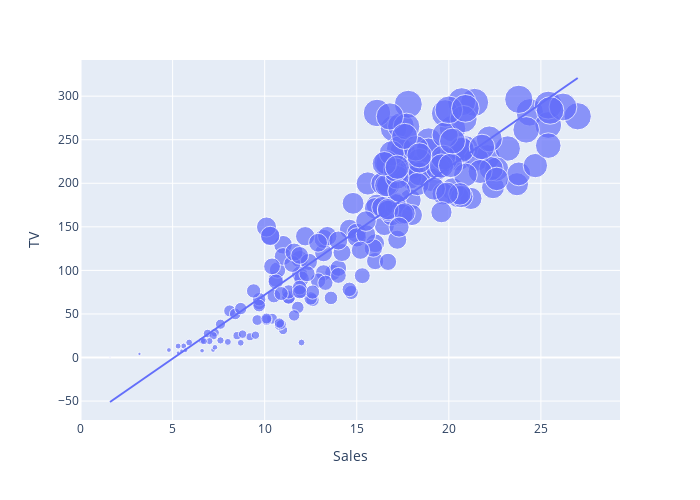

The code cell stored with this chart in its notebook:
### Code cell
import plotly.express as px
import plotly.graph_objects as go

# TV - Sales scatterplot
figure = px.scatter(data_frame = data, x = "Sales", y = "TV", size = "TV", trendline = "ols", height = 500, width = 700)
figure.show()

### Figure 1 — Plotly figure (JSON) as saved in the notebook; plotly's stock layout.template omitted (floating-point values rounded to 4 significant figures; data arrays with more than 128 entries replaced by an {"elided": "..."} marker saying what was removed)
{"data": [{"hovertemplate": "Sales=%{x}<br>TV=%{marker.size}<extra></extra>", "legendgroup": "", "marker": {"color": "#636efa", "size": {"elided": "200 float values"}, "sizemode": "area", "sizeref": 0.741, "symbol": "circle"}, "mode": "markers", "name": "", "orientation": "v", "showlegend": false, "type": "scatter", "x": {"elided": "200 float values"}, "xaxis": "x", "y": {"elided": "200 float values"}, "yaxis": "y"}, {"hovertemplate": "<b>OLS trendline</b><br>TV = 14.6431 * Sales + -74.5148<br>R<sup>2</sup>=0.812176<br><br>Sales=%{x}<br>TV=%{y} <b>(trend)</b><extra></extra>", "legendgroup": "", "marker": {"color": "#636efa", "symbol": "circle"}, "mode": "lines", "name": "", "showlegend": false, "type": "scatter", "x": {"elided": "200 float values"}, "xaxis": "x", "y": {"elided": "200 float values"}, "yaxis": "y"}], "layout": {"height": 500, "legend": {"itemsizing": "constant", "tracegroupgap": 0}, "margin": {"t": 60}, "width": 700, "xaxis": {"anchor": "y", "autorange": true, "domain": [0, 1], "range": [-0.02919, 29.3], "title": {"text": "Sales"}, "type": "linear"}, "yaxis": {"anchor": "x", "autorange": true, "domain": [0, 1], "range": [-71.75, 341.5], "title": {"text": "TV"}, "type": "linear"}}}
